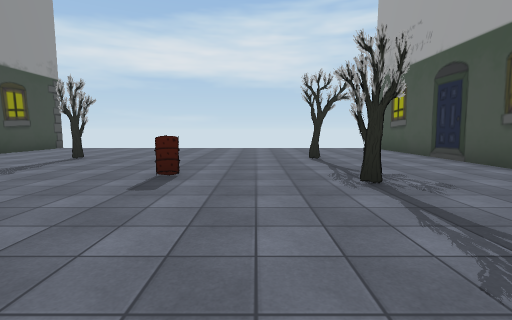
View 1 (above)

13 first-person views from a walk through a Unity game level. The camera is 1.4 m above the floor, tilts 6° down and sees 85° across. The floor is counted in squares, 2 m on a side. Each view is taken from the middle of a square. On the plan, view 1 faces up. The plan holds only what a view shows up to about 9 squares ahead; the rest is blank. The place goes on beyond the plan. The player character is not drawn. Some surface patterns are stand-ins.

View 2
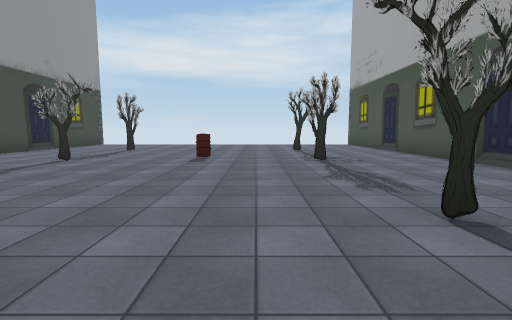

View 3
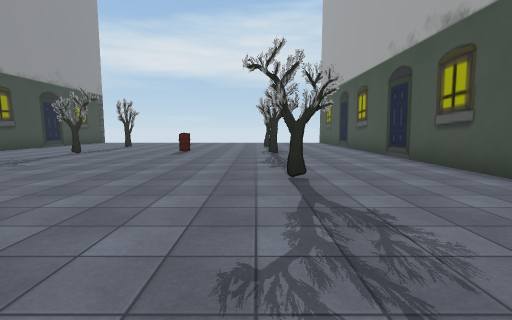

View 4
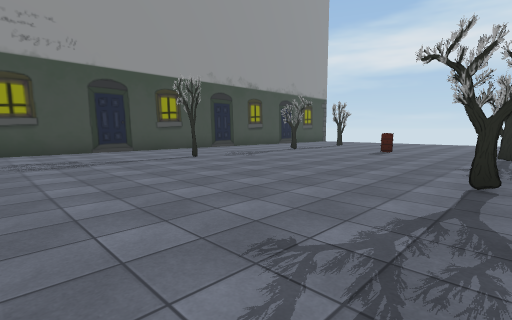

View 5
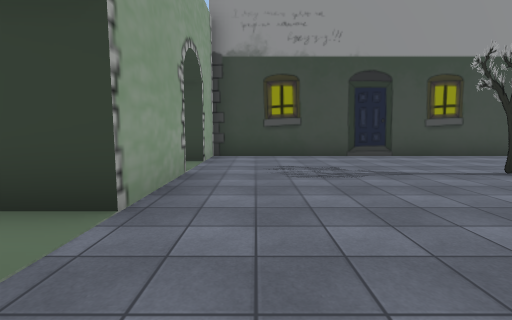

View 6
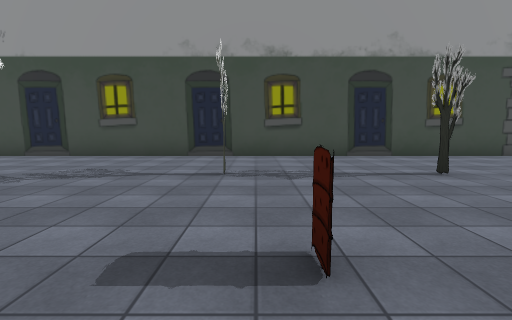

View 7
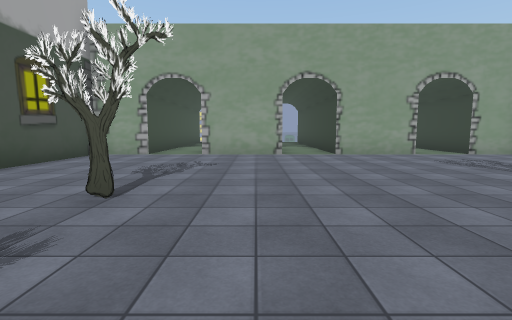

View 8
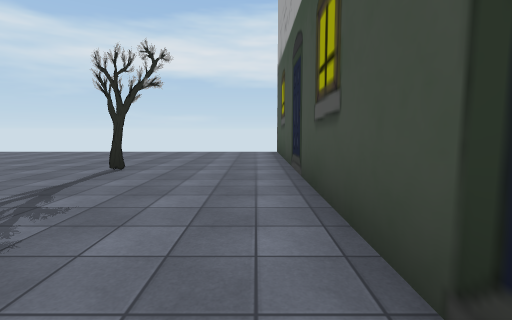

View 9
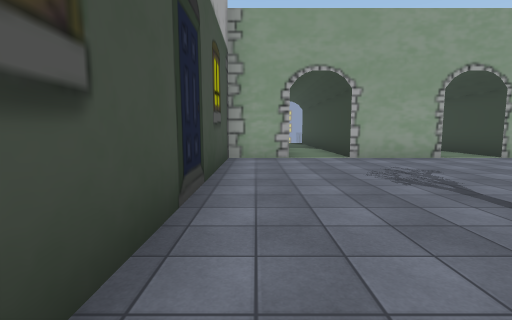

View 10
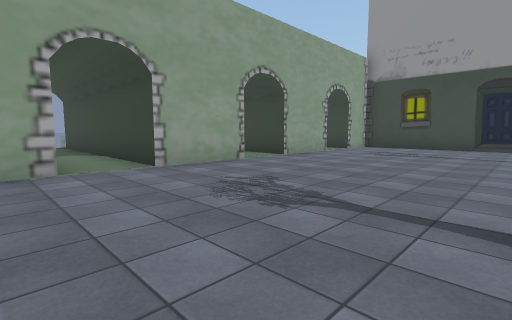

View 11
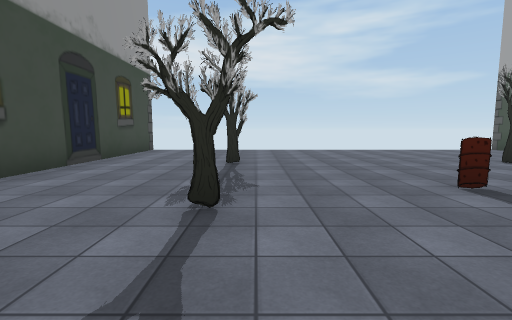

View 12
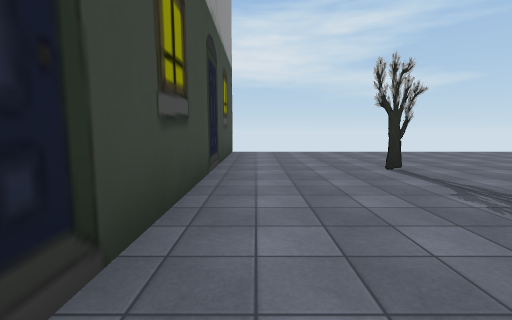

View 13
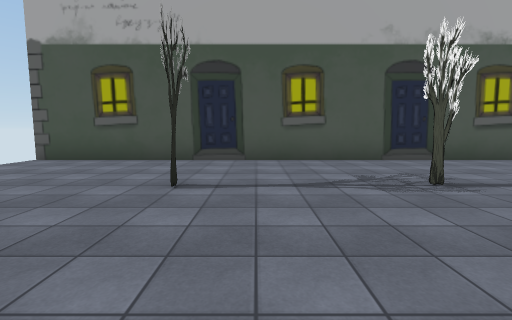

### Floor plan
Key: @ floor where view 1 was taken; # wall or solid block; x gap in a wall; . floor.
Columns run from 8 left of view 1 to 5 right of it. Each row starts with its distance up from view 1.
 11 x............x
 10 #............#
  9 #............#
  8 #............#
  7 #...#.....#..#
  6 #............#
  5 #............#
  4 #........#...#
  3 #..##........#
  2 #............#
  1 #............#
  0 #.......@....#
 -1 #..#.....##..#
 -2 #............#
 -3 #............#
 -4 #............#
 -5 #............#
 -6 #............#
 -7 ##..##..##..##
 -8      #.  #..
 -9          #..
-10          #.
-11          #.

Where each view was taken, in squares from view 1:
view 1: 0 up, 0 right, facing up
view 2: 3 down, 0 right, facing up
view 3: 5 down, 1 right, facing up
view 4: 5 down, 2 right, facing up-left
view 5: 5 down, 0 right, facing left
view 6: 4 up, 0 right, facing left
view 7: 2 up, 0 right, facing down
view 8: 2 up, 4 right, facing up
view 9: 1 up, 4 right, facing down
view 10: 1 down, 4 right, facing down-left
view 11: 1 up, 4 left, facing up
view 12: 2 up, 7 left, facing up
view 13: 6 up, 2 left, facing right
